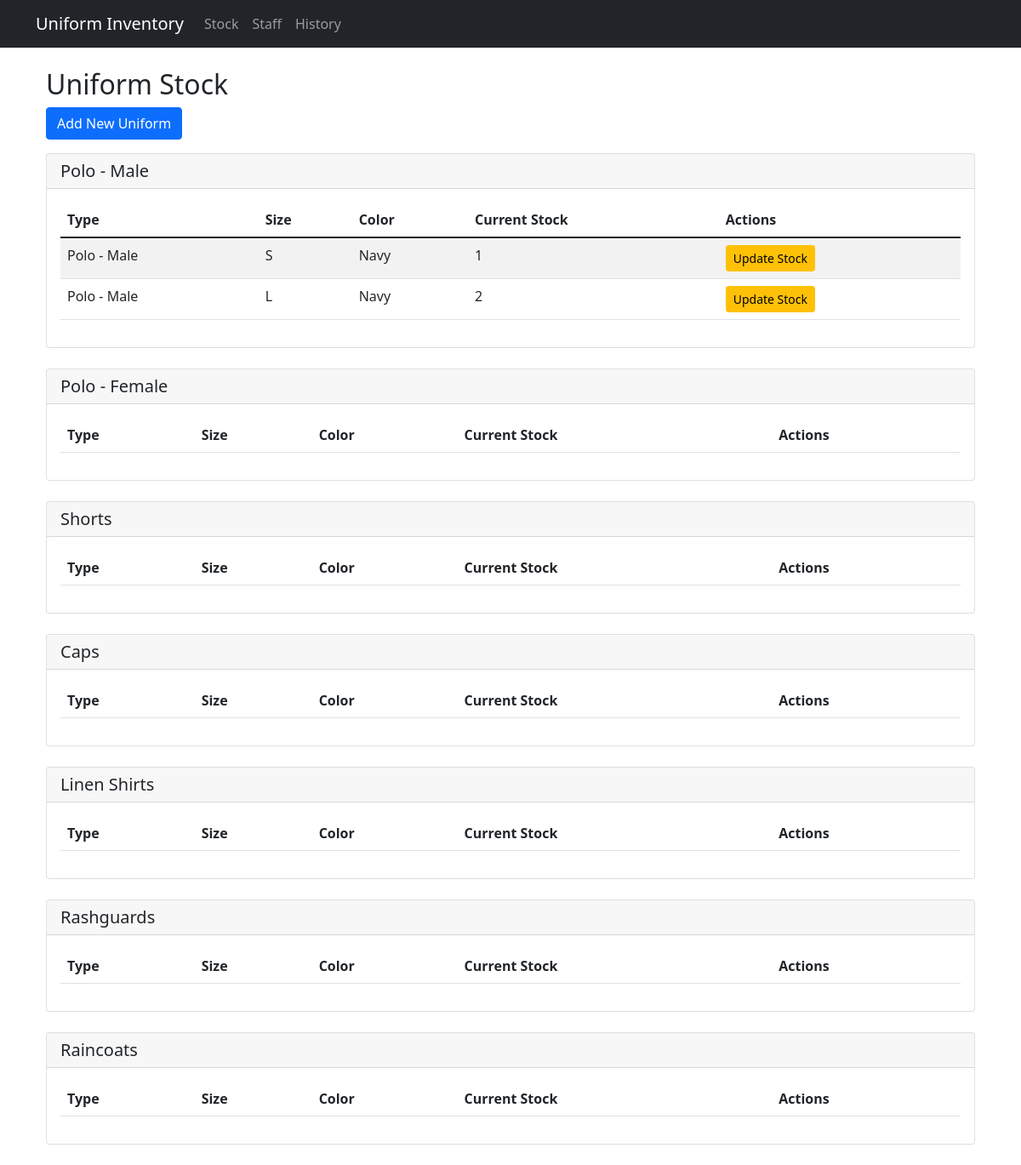
Page /stock on the earlier database version.
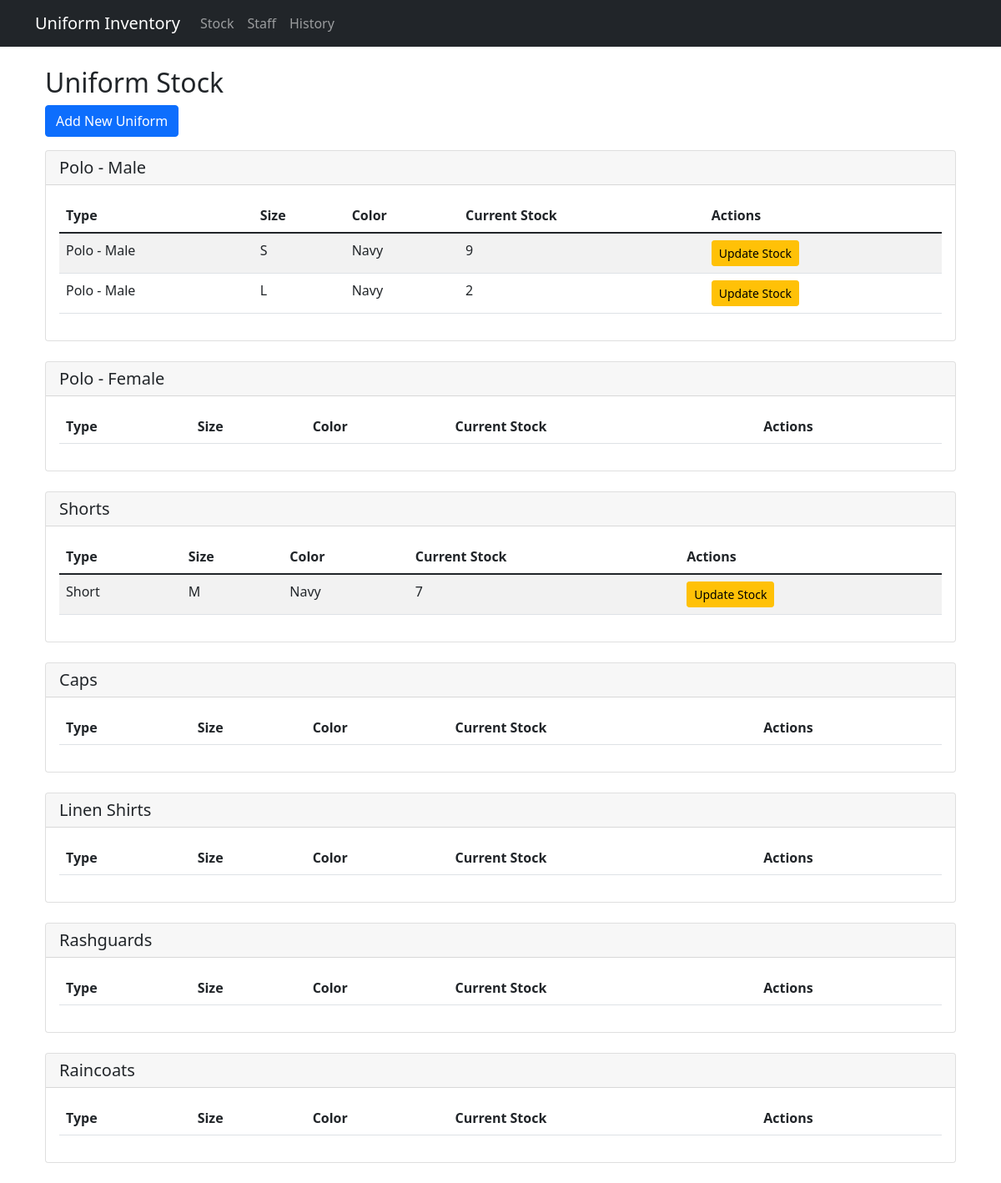
Same page on the later database version.
### tables this page shows
CREATE TABLE uniforms (
        id INTEGER PRIMARY KEY AUTOINCREMENT,
        type TEXT NOT NULL,
        size TEXT NOT NULL,
        color TEXT NOT NULL,
        current_stock INTEGER DEFAULT 0
    );

### app.py (the view)
@app.route('/stock')
def stock_list():
    uniforms = stock_mgmt.get_uniform_list()
    return render_template('stock_list.html', uniforms=uniforms)

### stock_management.py (called while the page is built)
    def get_current_stock(self, uniform_id=None):
        conn = sqlite3.connect(self.db_path)
        cursor = conn.cursor()
        if uniform_id:
            cursor.execute('''
                SELECT id, type, size, color, current_stock
                FROM uniforms
                WHERE id = ?
            ''', (uniform_id,))
        else:
            cursor.execute('''
                SELECT id, type, size, color, current_stock
                FROM uniforms
            ''')
        results = cursor.fetchall()
        conn.close()
        stock_list = []
        for row in results:
            stock_list.append({
                'id': row[0],
                'type': row[1],
                'size': row[2],
                'color': row[3],
                'current_stock': row[4]
            })
        return stock_list

    def get_uniform_list(self):
        return self.get_current_stock()

### templates/stock_list.html (shortened to what this page needs)
{% extends "base.html" %}
{% block content %}
<div class="container mt-4">
    <h2>Uniform Stock</h2>
    <a href="{{ url_for('add_uniform') }}" class="btn btn-primary mb-3">Add New Uniform</a>
    <div class="row">
        <div class="col-md-12">
            <div class="card mb-4">
                <div class="card-header">
                    <h5 class="mb-0">Polo - Male</h5>
                </div>
                <div class="card-body">
                    <table class="table table-striped">
                        <thead>
                            <tr>
                                <th>Type</th>
                                <th>Size</th>
                                <th>Color</th>
                                <th>Current Stock</th>
                                <th>Actions</th>
                            </tr>
                        </thead>
                        <tbody>
                            {% set sizes = ['XS', 'S', 'M', 'L', 'XL', 'XXL'] %}
                            {% set colors = ['Black', 'White', 'Navy'] %}
                            {% for size in sizes %}
                                {% for color in colors %}
                                    {% for uniform in uniforms %}
                                        {% if uniform.type == 'Polo - Male' and uniform.size == size and uniform.color == color %}
                                        <tr>
                                            <td>{{ uniform.type }}</td>
                                            <td>{{ uniform.size }}</td>
                                            <td>{{ uniform.color }}</td>
                                            <td>{{ uniform.current_stock }}</td>
                                            <td>
                                                <button type="button" class="btn btn-sm btn-warning" data-bs-toggle="modal" data-bs-target="#updateModal{{ uniform.id }}">
                                                    Update Stock
                                                </button>
                                            </td>
                                        </tr>
                                        {% endif %}
                                    {% endfor %}
                                {% endfor %}
                            {% endfor %}
                        </tbody>
                    </table>
                </div>
            </div>
        </div>
    </div>
    <div class="row">
        <div class="col-md-12">
            <div class="card mb-4">
                <div class="card-header">
                    <h5 class="mb-0">Polo - Female</h5>
                </div>
                <div class="card-body">
                    <table class="table table-striped">
                        <thead>
                            <tr>
                                <th>Type</th>
                                <th>Size</th>
                                <th>Color</th>
                                <th>Current Stock</th>
                                <th>Actions</th>
                            </tr>
                        </thead>
                            {% set sizes = ['XS', 'S', 'M', 'L', 'XL', 'XXL'] %}
                            {% set colors = ['Black', 'White', 'Navy'] %}
                    </table>
                </div>
            </div>
        </div>
    </div>
    <div class="row">
        <div class="col-md-12">
            <div class="card mb-4">
                <div class="card-header">
                    <h5 class="mb-0">Shorts</h5>
                </div>
                <div class="card-body">
                    <table class="table table-striped">
                        <thead>
                            <tr>
                                <th>Type</th>
                                <th>Size</th>
                                <th>Color</th>
                                <th>Current Stock</th>
                                <th>Actions</th>
                            </tr>
                        </thead>
                        <tbody>
                            {% set sizes = ['XS', 'S', 'M', 'L', 'XL', 'XXL'] %}
                            {% set colors = ['Black', 'Navy'] %}
                            {% for size in sizes %}
                                {% for color in colors %}
                                    {% for uniform in uniforms %}
                                        {% if uniform.type == 'Short' and uniform.size == size and uniform.color == color %}
                                        <tr>
                                            <td>{{ uniform.type }}</td>
                                            <td>{{ uniform.size }}</td>
                                            <td>{{ uniform.color }}</td>
                                            <td>{{ uniform.current_stock }}</td>
                                            <td>
                                                <button type="button" class="btn btn-sm btn-warning" data-bs-toggle="modal" data-bs-target="#updateModal{{ uniform.id }}">
                                                    Update Stock
                                                </button>
                                            </td>
                                        </tr>
                                        {% endif %}
                                    {% endfor %}
                                {% endfor %}
                            {% endfor %}
                        </tbody>
                    </table>
                </div>
            </div>
        </div>
    </div>
    <div class="row">
        <div class="col-md-12">
            <div class="card mb-4">
                <div class="card-header">
                    <h5 class="mb-0">Caps</h5>
                </div>
                <div class="card-body">
                    <table class="table table-striped">
                        <thead>
                            <tr>
                                <th>Type</th>
                                <th>Size</th>
                                <th>Color</th>
                                <th>Current Stock</th>
                                <th>Actions</th>
                            </tr>
                        </thead>
                            {% set colors = ['Black', 'Navy'] %}
                    </table>
                </div>
            </div>
        </div>
    </div>
    <div class="row">
        <div class="col-md-12">
            <div class="card mb-4">
                <div class="card-header">
                    <h5 class="mb-0">Linen Shirts</h5>
                </div>
                <div class="card-body">
                    <table class="table table-striped">
                        <thead>
                            <tr>
                                <th>Type</th>
                                <th>Size</th>
                                <th>Color</th>
                                <th>Current Stock</th>
                                <th>Actions</th>
                            </tr>
                        </thead>
                            {% set sizes = ['XS', 'S', 'M', 'L', 'XL', 'XXL'] %}
                            {% set colors = ['White'] %}
                    </table>
                </div>
            </div>
        </div>
    </div>
    <div class="row">
        <div class="col-md-12">
            <div class="card mb-4">
                <div class="card-header">
                    <h5 class="mb-0">Rashguards</h5>
                </div>
                <div class="card-body">
                    <table class="table table-striped">
                        <thead>
                            <tr>
                                <th>Type</th>
                                <th>Size</th>
                                <th>Color</th>
                                <th>Current Stock</th>
                                <th>Actions</th>
                            </tr>
                        </thead>
                            {% set sizes = ['XS', 'S', 'M', 'L', 'XL', 'XXL'] %}
                            {% set colors = ['Black', 'Navy'] %}
                    </table>
                </div>
            </div>
        </div>
    </div>
    <div class="row">
        <div class="col-md-12">
            <div class="card mb-4">
                <div class="card-header">
                    <h5 class="mb-0">Raincoats</h5>
                </div>
                <div class="card-body">
                    <table class="table table-striped">
                        <thead>
                            <tr>
                                <th>Type</th>
                                <th>Size</th>
                                <th>Color</th>
                                <th>Current Stock</th>
                                <th>Actions</th>
                            </tr>
                        </thead>
                            {% set colors = ['Black', 'Navy'] %}
                    </table>
                </div>
            </div>
        </div>
    </div>
</div>
{% endblock %}

### templates/base.html (shortened to what this page needs)
<!DOCTYPE html>
<html lang="en">
<head>
    <link href="https://cdn.jsdelivr.net/npm/bootstrap@5.1.3/dist/css/bootstrap.min.css" rel="stylesheet">
    <link rel="stylesheet" type="text/css" href="https://cdn.datatables.net/1.11.5/css/jquery.dataTables.css">
    <link rel="stylesheet" type="text/css" href="https://cdn.datatables.net/buttons/2.2.2/css/buttons.dataTables.min.css">
</head>
<body>
    <nav class="navbar navbar-expand-lg navbar-dark bg-dark">
        <div class="container">
            <a class="navbar-brand" href="/">Uniform Inventory</a>
            <div class="collapse navbar-collapse" id="navbarNav">
                <ul class="navbar-nav">
                    <li class="nav-item">
                        <a class="nav-link" href="/stock">Stock</a>
                    </li>
                    <li class="nav-item">
                        <a class="nav-link" href="/staff">Staff</a>
                    </li>
                    <li class="nav-item">
                        <a class="nav-link" href="/history">History</a>
                    </li>
                </ul>
            </div>
        </div>
    </nav>
    <div class="container mt-4">
        {% block content %}{% endblock %}
    </div>
</body>
</html>

Differences in the rows shown:
changed uniforms (number 1 of 3 on the later page): current_stock "1" → "9"
added uniforms: type "Short", size "M", color "Navy", current_stock "7"
